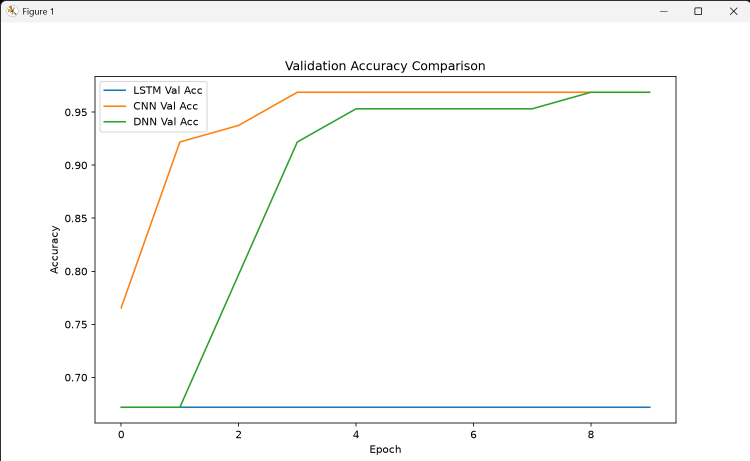
#> input picture images/accuracy.png, 1500 x 921 px (shown at 1/2 size); its folder holds only this picture in this run
$ python -i ocr.py   (imports and definitions only)
#> lines starting #> are read from the running program, lines starting #| are printed output that depends on the picture; after the words box and inside, x2 and y2 are one past the last pixel; in counts of white or black regions, pixels touching at a corner belong together
"""Label OCR with OpenCV preprocessing and EasyOCR.

EasyOCR is installed with the Python dependencies, so no separate desktop OCR
application or PATH configuration is required.
"""
import cv2
import easyocr
import numpy as np


_reader = None


def _get_reader():
    """Create the OCR reader only when an image is first analysed."""
    global _reader
    if _reader is None:
        _reader = easyocr.Reader(["en"], gpu=False, verbose=False)
    return _reader


def extract_text(image_path):
#> called with image_path = '../../images/accuracy.png'
    image = cv2.imread(str(image_path))
#> image is the input picture: shape (921, 1500, 3); mean B, G, R 249.7, 250.3, 250.1
    if image is None:
        raise ValueError("The uploaded file is not a readable image.")
    image = cv2.resize(image, None, fx=2, fy=2, interpolation=cv2.INTER_CUBIC)
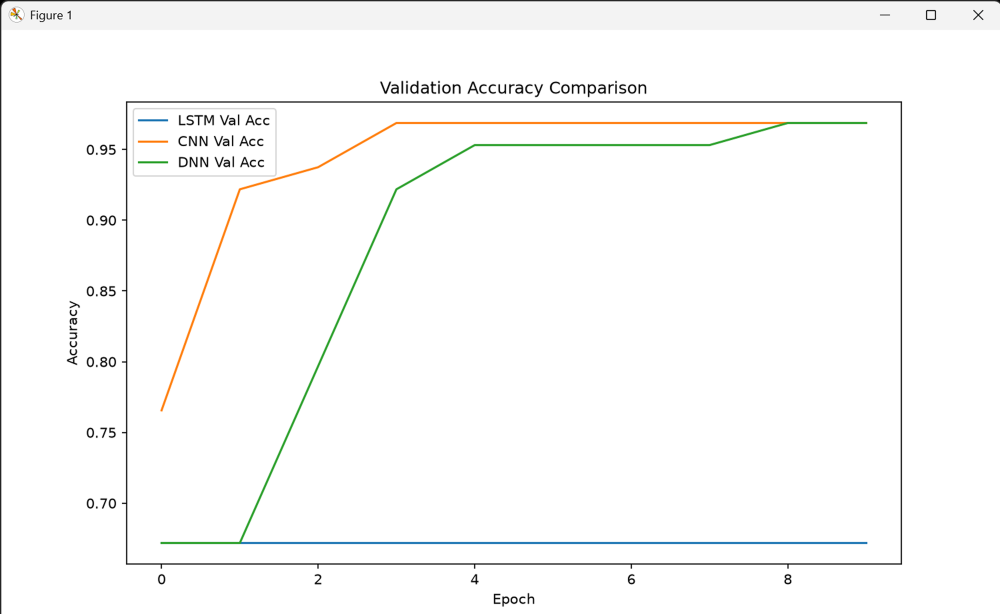
#> image: shape (1842, 3000, 3) (shown at 1/3 size); mean B, G, R 249.6, 250.2, 250
    gray = cv2.cvtColor(image, cv2.COLOR_BGR2GRAY)
    denoised = cv2.fastNlMeansDenoising(gray, None, 12, 7, 21)
    processed = cv2.threshold(denoised, 0, 255, cv2.THRESH_BINARY + cv2.THRESH_OTSU)[1]
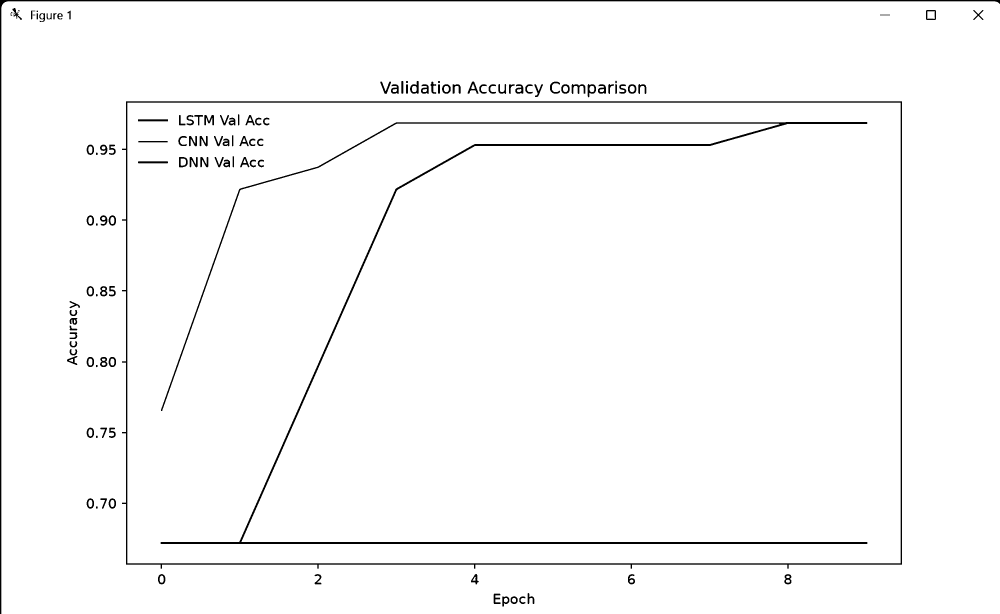
#> processed: shape (1842, 3000) (shown at 1/3 size); 97.8% white; 122 black regions (3 under 20 px), largest, box (x1, y1, x2, y2) and area: (482, 366, 2602, 1632) 37610, (366, 304, 2706, 1706) 30208, (0, 0, 3000, 1842) 19499
    results = _get_reader().readtext(processed, detail=0, paragraph=True)
    return " ".join(" ".join(results).split())

#> (the run stopped early here; a loop or call above may not have finished)

$ run again, on images/home_page.png
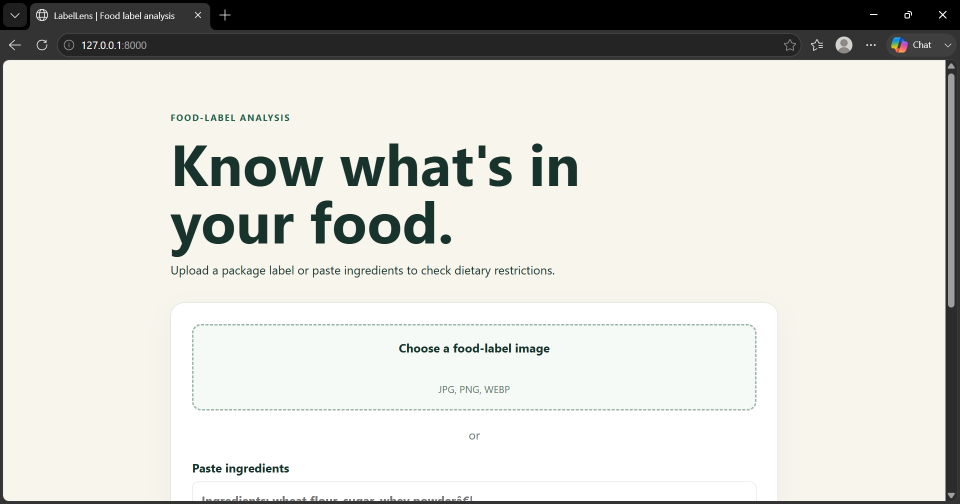
#> input picture images/home_page.png, 1920 x 1008 px (shown at 1/2 size)
#> in extract_text, image is the input picture: shape (1008, 1920, 3); mean B, G, R 206.4, 211.7, 212.2
#> image: shape (2016, 3840, 3)
#> in extract_text, `gray = cv2.cvtColor(image, cv2.COLOR_BGR2GRAY)`:
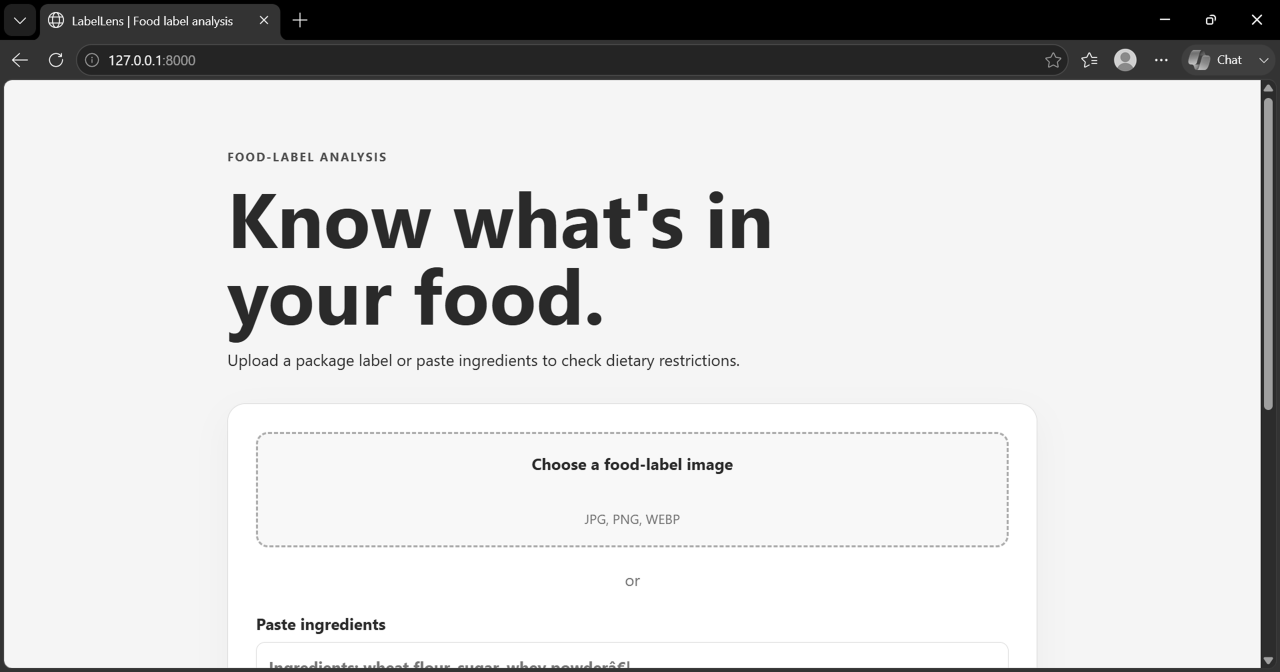
#> gray: shape (2016, 3840) (shown at 1/3 size); min 0, max 255, mean 211.2
#> in extract_text, `processed = cv2.threshold(denoised, 0, 255, cv2.THRESH_BINARY + cv2.TH..`:
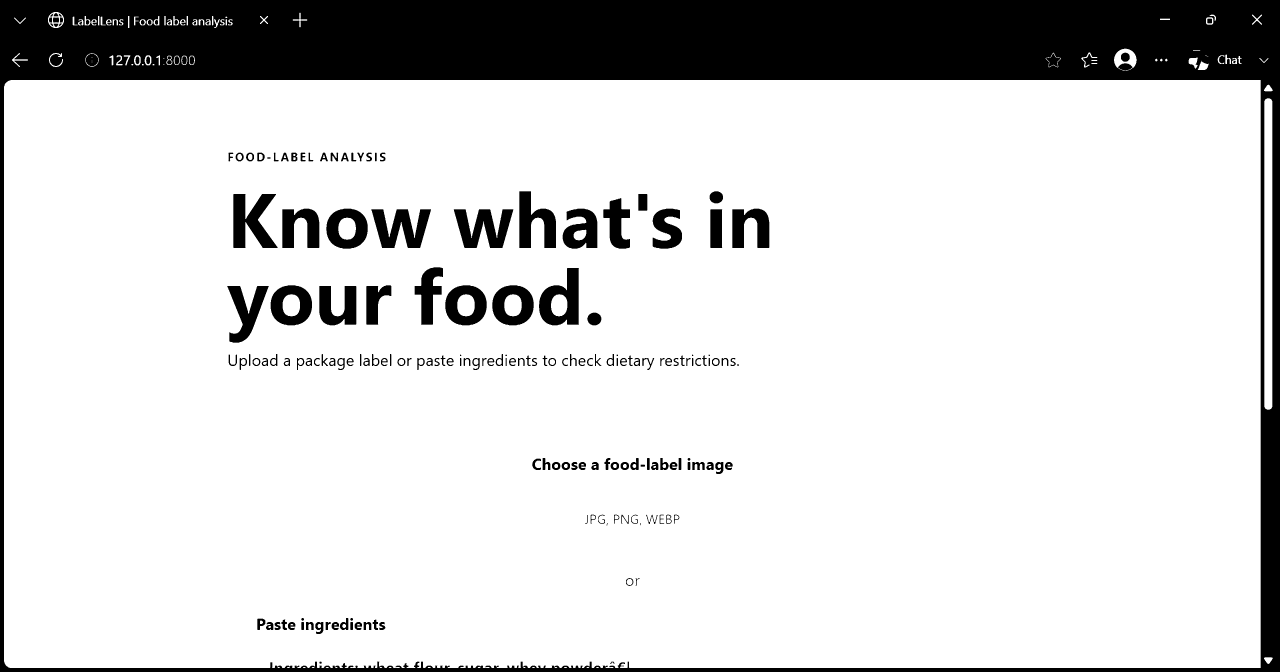
#> processed: shape (2016, 3840) (shown at 1/3 size); 83.6% white; 196 black regions (7 under 20 px), largest, box (x1, y1, x2, y2) and area: (0, 0, 3840, 2016) 1053144, (700, 582, 833, 744) 12598, (1114, 628, 1293, 744) 12120

$ run again, on images/text.png
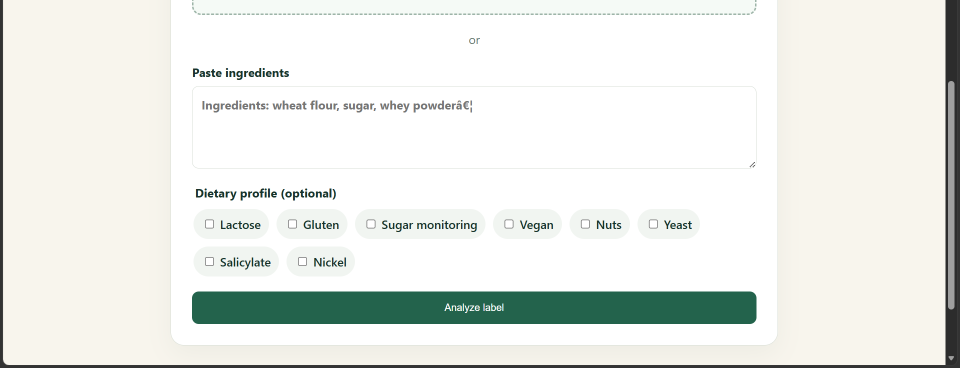
#> input picture images/text.png, 1920 x 736 px (shown at 1/2 size)
#> in extract_text, image is the input picture: shape (736, 1920, 3); mean B, G, R 231.1, 235.6, 232.9
#> image: shape (1472, 3840, 3)
#> in extract_text, `gray = cv2.cvtColor(image, cv2.COLOR_BGR2GRAY)`:
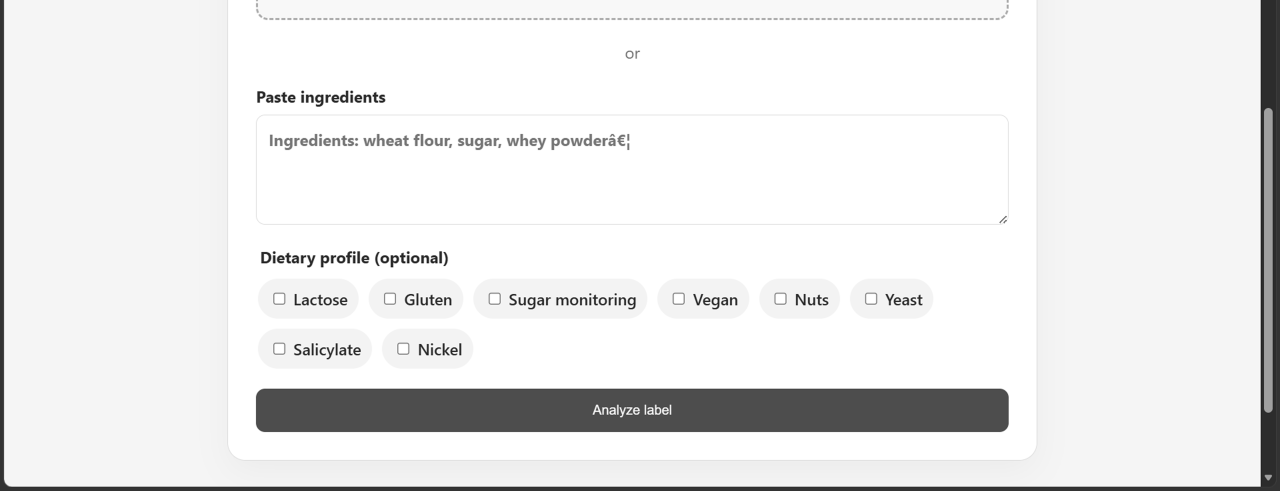
#> gray: shape (1472, 3840) (shown at 1/3 size); min 3, max 255, mean 234.2
#> in extract_text, `processed = cv2.threshold(denoised, 0, 255, cv2.THRESH_BINARY + cv2.TH..`:
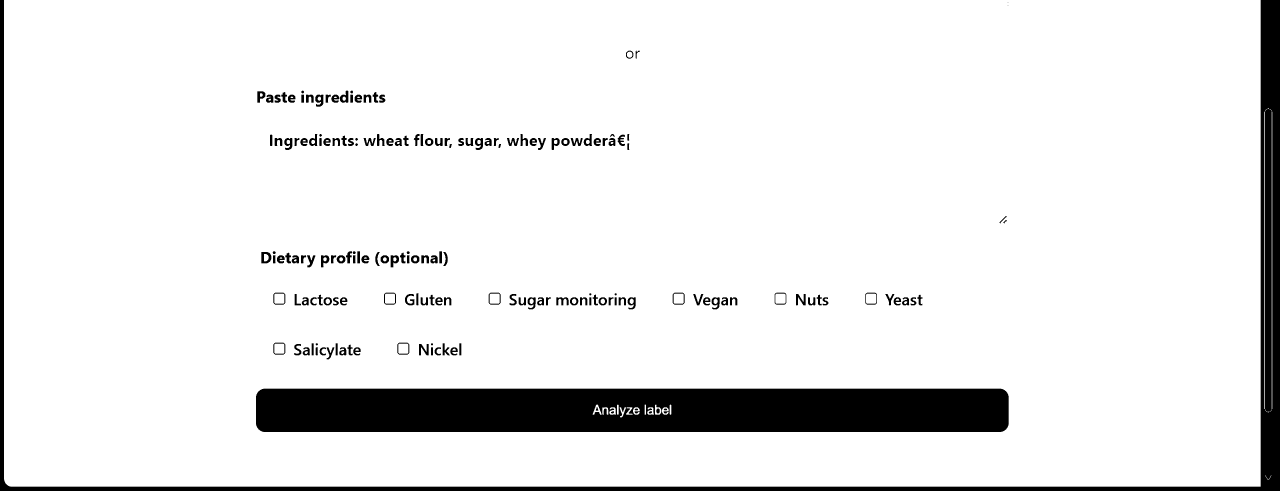
#> processed: shape (1472, 3840) (shown at 1/3 size); 91.4% white; 177 black regions (4 under 20 px), largest, box (x1, y1, x2, y2) and area: (768, 1166, 3026, 1296) 289813, (0, 0, 3840, 1472) 144742, (784, 756, 814, 790) 653
